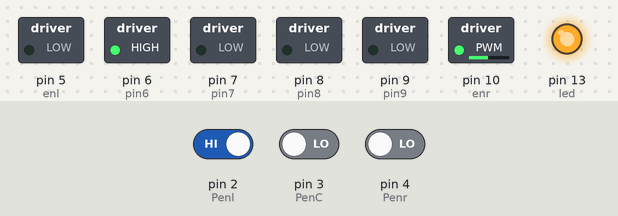
A sketch run on a simulated Arduino Uno, built with avr-gcc and run on an emulated ATmega328P. Shown: switched loads named in the sketch (green lamp = pin HIGH), output pins drawn as LEDs (lit = HIGH). The inputs (shaded band) are chosen by the test bench; at power-on: pin 2 (Penl) HIGH, pin 3 (PenC) LOW, pin 4 (Penr) LOW.

Above: at 1.2 s.
1.3 s: pin 2 (Penl) driven LOW
At 2.3 s:
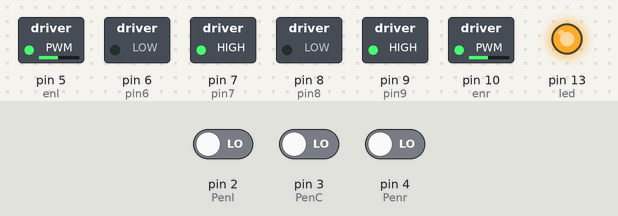
2.8 s: pin 3 (PenC) driven HIGH
At 3.6 s:
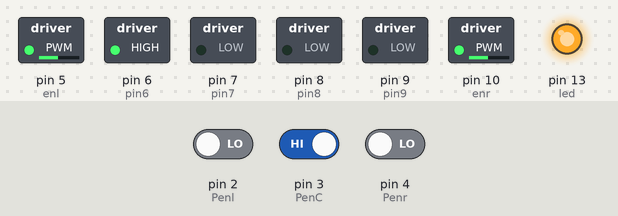
4.3 s: pin 4 (Penr) driven HIGH
At 4.8 s:
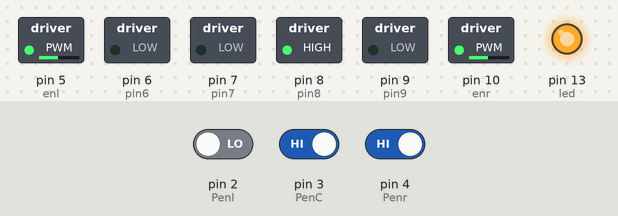
5.8 s: pin 4 (Penr) driven LOW
At 7.0 s:
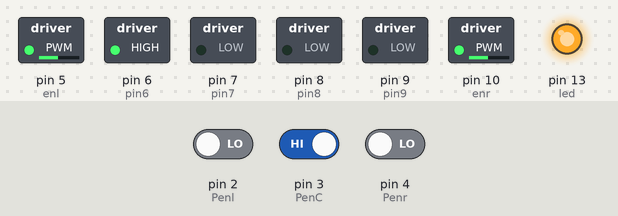
7.3 s: pin 3 (PenC) driven LOW
At 8.4 s:
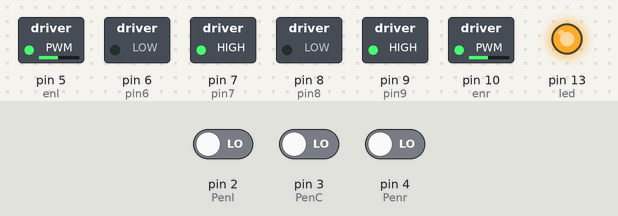
Timing chart, 0 to 9.8 s (numbered marks = the images above; inputs shaded):
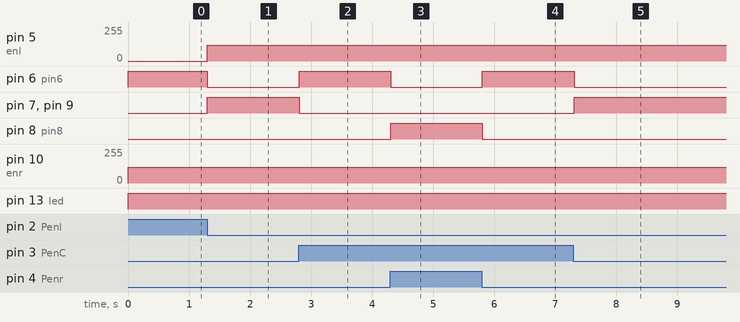

The sketch:

good_trial.ino
```cpp
/*
 *
 * version 2.1
 * motor with enable
 * Line follower only.
 *
*/

int led = 13;
//left motors
int enl = 5;//enable left
int pin6 = 6;//B2
int pin7 = 7;//B1
//right motors
int enr = 10;//enable right
int pin8 = 8;//A2
int pin9 = 9;//A1
//lineFollower
const int Penl = 2;
const int PenC = 3;
const int Penr = 4;
int LS = 0;
int CS = 0;
int RS = 0;
#define l 120
#define r 120

void setup(){
  pinMode(led,OUTPUT);
  //motor
  pinMode(pin6,OUTPUT);
  pinMode(pin7,OUTPUT);
  pinMode(pin8,OUTPUT);
  pinMode(pin9,OUTPUT);
  pinMode(enl,OUTPUT);
  pinMode(enr,OUTPUT);
  //linefollower
  pinMode(Penl, INPUT);
  pinMode(PenC, INPUT);
  pinMode(Penr, INPUT);
  }

// Driving functions
void Stop(){
digitalWrite(led,LOW);
digitalWrite(pin6,LOW);
digitalWrite(pin7,LOW);
digitalWrite(pin8,LOW);
digitalWrite(pin9,LOW);
analogWrite(enr,0);
analogWrite(enl,0);
}

void turn_left(){
digitalWrite(led,HIGH);
digitalWrite(pin6,HIGH);
digitalWrite(pin7,LOW);
digitalWrite(pin8,LOW);
digitalWrite(pin9,LOW);
analogWrite(enr,r);
}

void forward(){
digitalWrite(led,HIGH);
digitalWrite(pin6,HIGH);
digitalWrite(pin7,LOW);
analogWrite(pin8,HIGH);
digitalWrite(pin9,LOW);
analogWrite(enr,r);
analogWrite(enl,l);
}

void backward(){
digitalWrite(led,HIGH);
digitalWrite(pin6,LOW);
digitalWrite(pin7,HIGH);
digitalWrite(pin8,LOW);
digitalWrite(pin9,HIGH);
analogWrite(enr,r);
analogWrite(enl,l);
}

void turn_right(){
digitalWrite(led,HIGH);
digitalWrite(pin6,LOW);
digitalWrite(pin7,LOW);
digitalWrite(pin8,HIGH);
digitalWrite(pin9,LOW);
analogWrite(enl,l);
}

void loop() {
  int laststate;
  LS = digitalRead(Penl);
  CS = digitalRead(PenC);
  RS = digitalRead(Penr);
  int b = HIGH;
  int w = LOW;
  //forward
  //H-L-H or L-L-L or L-H-L
  if( (LS == w && CS == b && RS == w ) || ( LS == b && CS == b && RS == b ) || ( LS == b && CS == w && RS == b ) ){
      forward();
      laststate=1;
      delay(50);
  }

  //right
  //H-H-L or H-L-L
  if( (LS == w && CS == w && RS == b ) || ( LS == w && CS == b && RS == b ) ){
      turn_right();
      laststate=2;
      delay(50);
  }

  //left
  //L-H-H or L-L-H
  if( (LS == b && CS == w && RS == w ) || ( LS == b && CS == b && RS == w ) ){
      turn_left();
      laststate=0;
      delay(50);
  }

   //laststate
  //H-H-H
  if( (LS == w && CS == w && RS == w ) ){
      if(laststate==0)
        turn_right();
       else if (laststate==1)
        backward();
       else if(laststate==2)
        turn_left();
        delay(20);
  }


}
```

Measured:
- after the input at 1.3 s, pin 5 (enl): 0/255 → 120/255 at once; pin 6 (pin6): HIGH → LOW at once; pin 7 (pin7), pin 9 (pin9): LOW → HIGH at once
- after the input at 2.8 s, pin 6 (pin6): LOW → HIGH at once; pin 7 (pin7), pin 9 (pin9): HIGH → LOW at once
- after the input at 4.3 s, pin 6 (pin6): HIGH → LOW at once; pin 8 (pin8): LOW → HIGH at once
- after the input at 5.8 s, pin 6 (pin6): LOW → HIGH at once; pin 8 (pin8): HIGH → LOW at once
- after the input at 7.3 s, pin 6 (pin6): HIGH → LOW at once; pin 7 (pin7), pin 9 (pin9): LOW → HIGH at once
